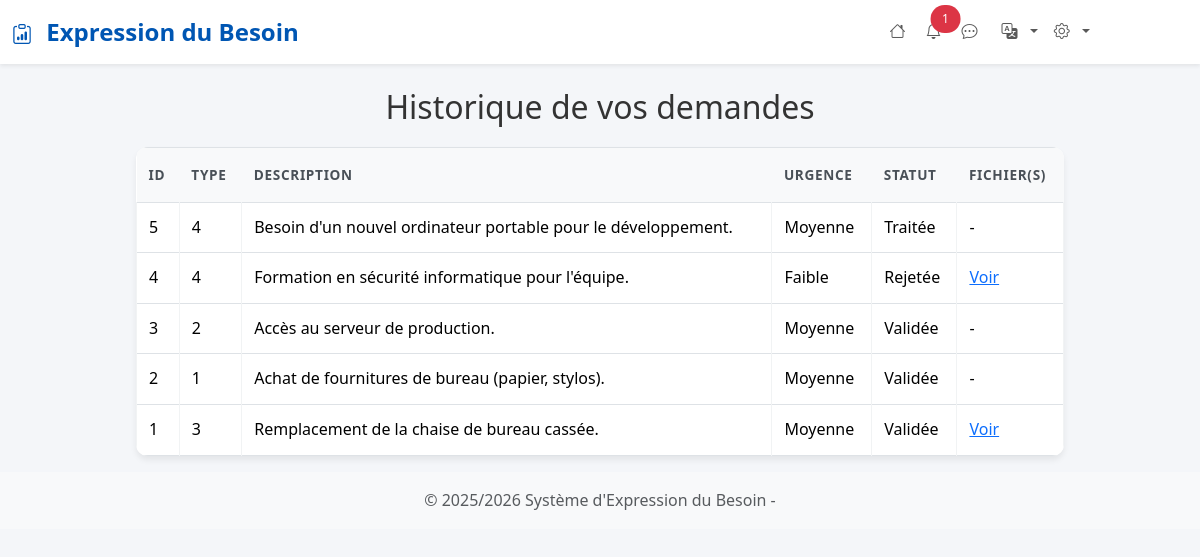
Page /historique_demande.php (signed in) on the earlier database version.
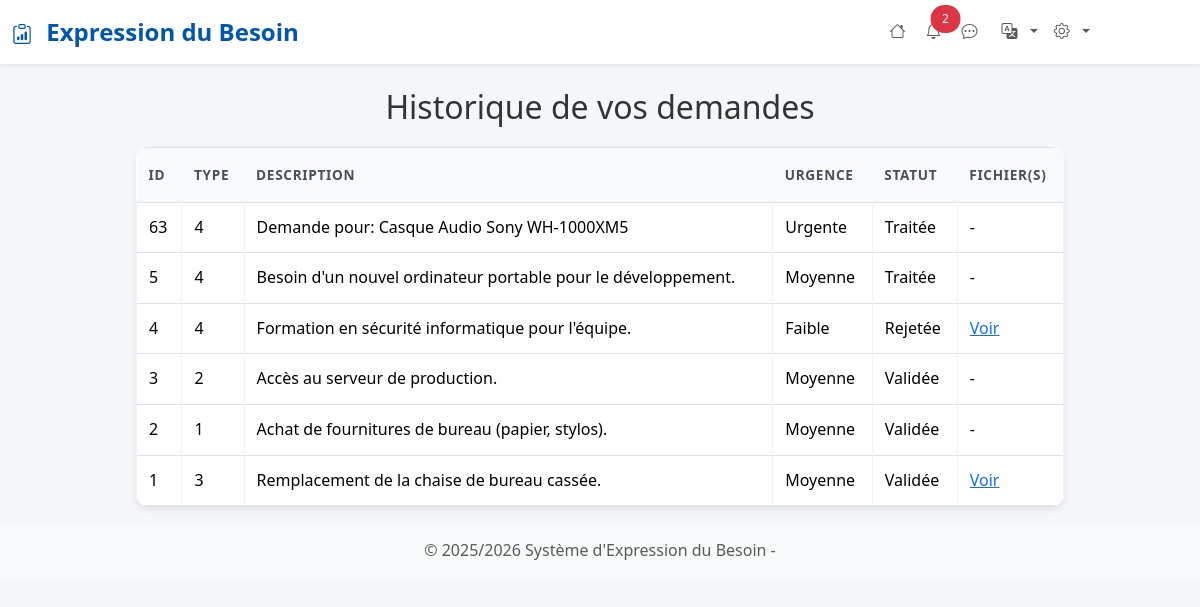
Same page on the later database version.
### tables this page shows
CREATE TABLE `demandes` (
  `id` int(11) NOT NULL,
  `user_id` int(11) NOT NULL,
  `type_besoin_id` int(11) NOT NULL,
  `description` text NOT NULL,
  `urgence` enum('Faible','Moyenne','Urgente') NOT NULL DEFAULT 'Faible',
  `statut` enum('En attente','En cours de validation','Traitée') NOT NULL DEFAULT 'En attente',
  `date_creation` datetime DEFAULT current_timestamp()
);

### includes/functions.php (called while the page is built, shortened)
<?php
function getUnreadNotificationCount(int $serviceId,$isAdmin = 0): int {
    $pdo = getConnection();
    $stmt = $pdo->prepare("SELECT COUNT(*) FROM notifications WHERE service_id = :service_id AND seen = 0");
    $stmt->execute([':service_id' => $serviceId]);
    return (int) $stmt->fetchColumn();
}
?>

### historique_demande.php (the view, shortened to what the changed rows need)
<?php
include 'includes/header.php';
$user_id = $_SESSION['user_id'];
$conn = getConnection();
try {
    $stmt = $conn->prepare("
        SELECT
            d.id,
            d.type_besoin_id,
            d.description,
            d.urgence,
            CASE
                WHEN v.demande_id IS NULL THEN d.statut
                WHEN v.demande_id IS NOT NULL THEN v.statut_validation
            END AS statut,
            pj.chemin_fichier as fichiers
        FROM demandes d
        LEFT JOIN pieces_jointes pj ON pj.demande_id = d.id
        LEFT JOIN validation v ON v.demande_id = d.id
        WHERE d.user_id = :user_id
        GROUP BY d.id
        ORDER BY d.id DESC
    ");
    $stmt->bindParam(':user_id', $user_id, PDO::PARAM_INT);
    $stmt->execute();
    $besoins = $stmt->fetchAll(PDO::FETCH_ASSOC);
} catch (PDOException $e) {
    die("Erreur : " . $e->getMessage());
}
?>
<div class="container mt-4">
    <h2>Historique de vos demandes</h2>
    <?php if (count($besoins) > 0): ?>
    <table class="table table-bordered">
        <thead>
            <tr>
                <th>ID</th>
                <th>Type</th>
                <th>Description</th>
                <th>Urgence</th>
                <th>Statut</th>
                <th>Fichier(s)</th>
            </tr>
        </thead>
        <tbody>
            <?php foreach ($besoins as $b): ?>
            <tr>
                <td><?= $b['id']; ?></td>
                <td><?= htmlspecialchars($b['type_besoin_id']); ?></td>
                <td><?= htmlspecialchars($b['description']); ?></td>
                <td><?= htmlspecialchars($b['urgence']); ?></td>
                <td><?= htmlspecialchars($b['statut']); ?></td>
                <td>
                    <?php if (!empty($b['fichiers'])): ?>
                    <?php foreach (explode('||', $b['fichiers']) as $file): ?>
                    <a href="<?= htmlspecialchars($file); ?>" target="_blank">Voir</a><br>
                    <?php endforeach; ?>
                    <?php else: ?>
                    -
                    <?php endif; ?>
                </td>
            </tr>
            <?php endforeach; ?>
        </tbody>
    </table>
    <?php else: ?>
    <p>Aucune demande pour le moment.</p>
    <?php endif; ?>
</div>
<?php include 'includes/footer.php'; ?>

### includes/header.php (shortened to what the changed rows need)
<?php
require_once __DIR__ . '/functions.php';
$unreadCount = getUnreadNotificationCount($_SESSION['user_service'] ?? 0,
    isset($_SESSION['user_role']) && $_SESSION['user_role'] === 'Administrateur' ? 1 : 0
);
?>
<!DOCTYPE html>
<html lang="fr">
<head>
    <link href="https://cdn.jsdelivr.net/npm/bootstrap@5.3.2/dist/css/bootstrap.min.css" rel="stylesheet">
    <link href="https://cdn.jsdelivr.net/npm/bootstrap-icons@1.11.2/font/bootstrap-icons.css" rel="stylesheet">
    <link rel="stylesheet" href="assets/css/style.css">
    <link rel="stylesheet" href="https://cdnjs.cloudflare.com/ajax/libs/font-awesome/7.0.1/css/all.min.css"
 />
</head>
<body>
    <nav class="navbar navbar-expand-lg navbar-light bg-white shadow-sm">
        <div class="container-fluid">
            <div class="collapse navbar-collapse" id="navbarNav">
                <ul class="navbar-nav ms-auto">
                    <?php if($_SESSION['user_role'] != 'Demandeur'): ?>
                    <li class="nav-item position-relative">
                        <a class="nav-link" href="/besoins/pages/notifications.php">
                            <i class="bi bi-bell me-1"></i>
                            <?php if (!empty($unreadCount) && $unreadCount > 0): ?>
                            <span
                                class="position-absolute -top-2 start-1 translate-middle badge rounded-pill bg-danger">
                                <?= $unreadCount ?>
                            </span>
                            <?php endif; ?>
                        </a>
                    </li>
                    <?php endif; ?>
                </ul>
            </div>
        </div>
    </nav>
    <div class="container-fluid">
        <div class="row">
            <main class="col-md-9 ms-sm-auto mx-auto col-lg-10 px-md-4">

Differences in the rows shown:
added demandes: id "63", type_besoin "4", description "Demande pour: Casque Audio Sony WH-1000XM5", urgence "Urgente", statut "Traitée", shown under "Historique de vos demandes"
Other differences:
$unreadCount: "1" → "2"
